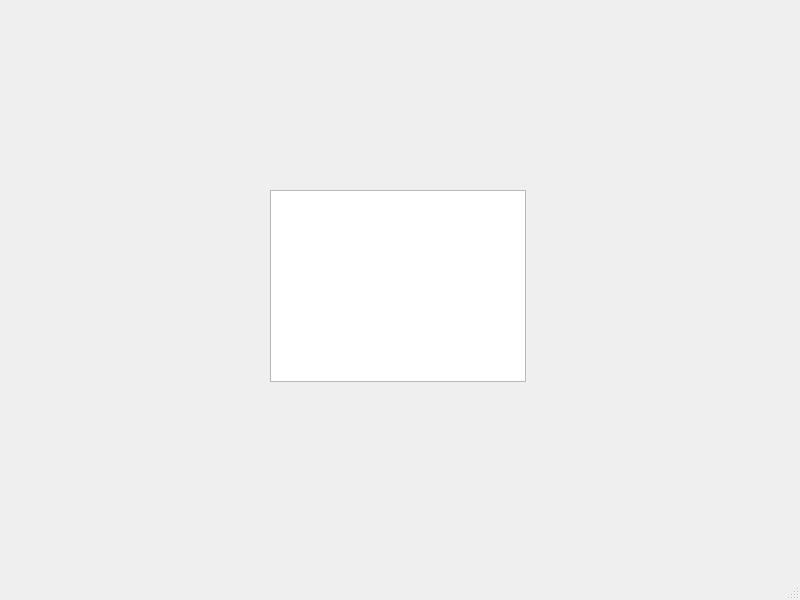
<?xml version="1.0" encoding="UTF-8"?>
<ui version="4.0">
 <class>MainWindow</class>
 <widget class="QMainWindow" name="MainWindow">
  <property name="geometry">
   <rect>
    <x>0</x>
    <y>0</y>
    <width>800</width>
    <height>600</height>
   </rect>
  </property>
  <property name="windowTitle">
   <string>MainWindow</string>
  </property>
  <widget class="QWidget" name="centralwidget">
   <widget class="QTableView" name="tableView">
    <property name="geometry">
     <rect>
      <x>270</x>
      <y>190</y>
      <width>256</width>
      <height>192</height>
     </rect>
    </property>
   </widget>
  </widget>
  <widget class="QMenuBar" name="menubar">
   <property name="geometry">
    <rect>
     <x>0</x>
     <y>0</y>
     <width>800</width>
     <height>24</height>
    </rect>
   </property>
  </widget>
  <widget class="QStatusBar" name="statusbar"/>
 </widget>
 <resources/>
 <connections/>
</ui>
